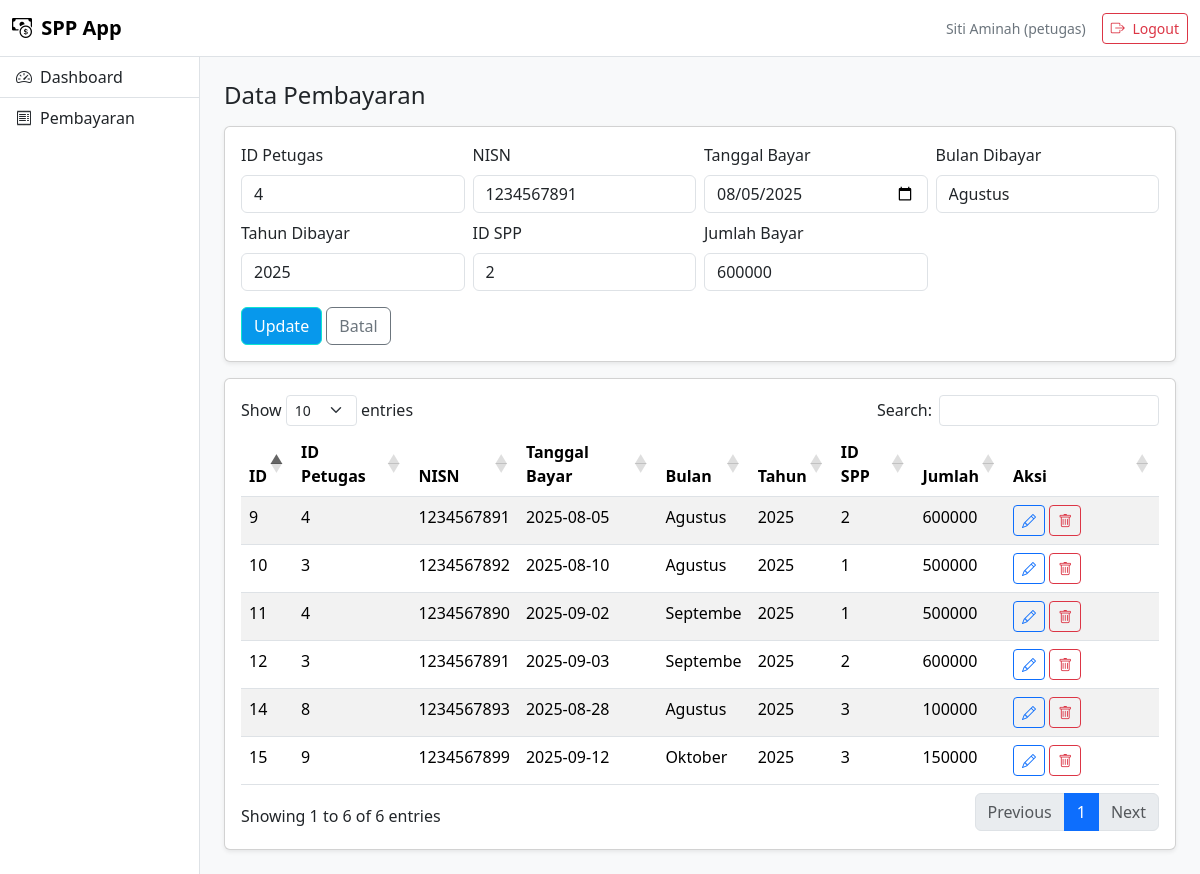
Page /index.php?page=pembayaran&edit=9 (signed in) on the committed database.
### tables this page shows
CREATE TABLE `pembayaran` (
  `id_pembayaran` int(11) NOT NULL,
  `id_petugas` int(11) DEFAULT NULL,
  `nisn` char(10) DEFAULT NULL,
  `tgl_bayar` date DEFAULT NULL,
  `bulan_dibayar` varchar(8) DEFAULT NULL,
  `tahun_dibayar` varchar(4) DEFAULT NULL,
  `id_spp` int(11) DEFAULT NULL,
  `jumlah_bayar` int(11) DEFAULT NULL
);

### index.php (called while the page is built, shortened)
<?php
include "layouts/head.php";
include "layouts/navbar.php";
include "layouts/sidebar.php";
$page = $_GET['page'] ?? 'dashboard';
include "pages/$page.php";
include "layouts/footer.php";

### pages/pembayaran.php (the view, shortened to what this page needs)
<?php
include __DIR__."/../config/koneksi.php";
if (isset($_GET['edit'])) {
    $id = intval($_GET['edit']);
    $stmt = mysqli_prepare($koneksi, "SELECT id_pembayaran, id_petugas, nisn, tgl_bayar, bulan_dibayar, tahun_dibayar, id_spp, jumlah_bayar FROM pembayaran WHERE id_pembayaran=?");
    mysqli_stmt_bind_param($stmt, 'i', $id);
    mysqli_stmt_execute($stmt);
    $res = mysqli_stmt_get_result($stmt);
    $data_edit = mysqli_fetch_assoc($res);
}
?>
<div class="d-flex justify-content-between align-items-center mb-3">
  <h4 class="mb-0">Data Pembayaran</h4>
</div>
<?php if (isset($_GET['edit'])) { ?>
  <div class="card shadow-sm mb-3">
    <div class="card-body">
      <form method="post">
        <div class="row g-2">
          <div class="col-md-3"><label class="form-label">ID Petugas</label><input type="number" class="form-control" name="id_petugas" value="<?php echo $data_edit['id_petugas']; ?>" required></div>
          <div class="col-md-3"><label class="form-label">NISN</label><input type="text" class="form-control" name="nisn" value="<?php echo $data_edit['nisn']; ?>" required></div>
          <div class="col-md-3"><label class="form-label">Tanggal Bayar</label><input type="date" class="form-control" name="tgl_bayar" value="<?php echo $data_edit['tgl_bayar']; ?>" required></div>
          <div class="col-md-3"><label class="form-label">Bulan Dibayar</label><input type="text" class="form-control" name="bulan" value="<?php echo $data_edit['bulan_dibayar']; ?>" required></div>
          <div class="col-md-3"><label class="form-label">Tahun Dibayar</label><input type="text" class="form-control" name="tahun" value="<?php echo $data_edit['tahun_dibayar']; ?>" required></div>
          <div class="col-md-3"><label class="form-label">ID SPP</label><input type="number" class="form-control" name="id_spp" value="<?php echo $data_edit['id_spp']; ?>" required></div>
          <div class="col-md-3"><label class="form-label">Jumlah Bayar</label><input type="number" class="form-control" name="jumlah" value="<?php echo $data_edit['jumlah_bayar']; ?>" required></div>
        </div>
        <div class="mt-3">
          <button type="submit" name="update" class="btn btn-primary">Update</button>
          <a class="btn btn-outline-secondary" href="/spp_app/index.php?page=pembayaran">Batal</a>
        </div>
      </form>
    </div>
  </div>
<?php } ?>
<div class="card shadow-sm">
  <div class="card-body">
    <table class="table table-striped datatable">
      <thead>
        <tr>
          <th>ID</th>
          <th>ID Petugas</th>
          <th>NISN</th>
          <th>Tanggal Bayar</th>
          <th>Bulan</th>
          <th>Tahun</th>
          <th>ID SPP</th>
          <th>Jumlah</th>
          <th width="120">Aksi</th>
        </tr>
      </thead>
      <tbody>
      <?php
      $q = mysqli_query($koneksi, "SELECT * FROM pembayaran");
      while ($d = mysqli_fetch_assoc($q)):
      ?>
        <tr>
          <td><?= $d['id_pembayaran'] ?></td>
          <td><?= htmlspecialchars($d['id_petugas']) ?></td>
          <td><?= htmlspecialchars($d['nisn']) ?></td>
          <td><?= htmlspecialchars($d['tgl_bayar']) ?></td>
          <td><?= htmlspecialchars($d['bulan_dibayar']) ?></td>
          <td><?= htmlspecialchars($d['tahun_dibayar']) ?></td>
          <td><?= htmlspecialchars($d['id_spp']) ?></td>
          <td><?= htmlspecialchars($d['jumlah_bayar']) ?></td>
          <td>
            <a class="btn btn-sm btn-outline-primary" href="/spp_app/index.php?page=pembayaran&edit=<?= $d['id_pembayaran'] ?>"><i class="bi bi-pencil"></i></a>
            <a class="btn btn-sm btn-outline-danger" href="/spp_app/index.php?page=pembayaran&hapus=<?= $d['id_pembayaran'] ?>" onclick="return confirm('Hapus data ini?')"><i class="bi bi-trash"></i></a>
          </td>
        </tr>
      <?php endwhile; ?>
      </tbody>
    </table>
  </div>
</div>

### assets/css/style.css (style rules this page uses)
.btn-primary { background:#0798ec; border-color:#0ee4d2; }

### rows in the picture
pembayaran: id_petugas "4", nisn "1234567891", tgl_bayar "08/05/2025", bulan "Agustus", tahun "2025", id_spp "2", jumlah "600000", id_pembayaran "9", tgl_bayar "2025-08-05", bulan_dibayar "Agustus", tahun_dibayar "2025", jumlah_bayar "600000"
pembayaran: id_pembayaran "10", id_petugas "3", nisn "1234567892", tgl_bayar "2025-08-10", bulan_dibayar "Agustus", tahun_dibayar "2025", id_spp "1", jumlah_bayar "500000"
pembayaran: id_pembayaran "11", id_petugas "4", nisn "1234567890", tgl_bayar "2025-09-02", bulan_dibayar "Septembe", tahun_dibayar "2025", id_spp "1", jumlah_bayar "500000"
pembayaran: id_pembayaran "12", id_petugas "3", nisn "1234567891", tgl_bayar "2025-09-03", bulan_dibayar "Septembe", tahun_dibayar "2025", id_spp "2", jumlah_bayar "600000"
pembayaran: id_pembayaran "14", id_petugas "8", nisn "1234567893", tgl_bayar "2025-08-28", bulan_dibayar "Agustus", tahun_dibayar "2025", id_spp "3", jumlah_bayar "100000"
pembayaran: id_pembayaran "15", id_petugas "9", nisn "1234567899", tgl_bayar "2025-09-12", bulan_dibayar "Oktober", tahun_dibayar "2025", id_spp "3", jumlah_bayar "150000"

### other values in the picture
$_SESSION['nama_petugas'] "Siti Aminah"
$_SESSION['level'] "petugas"
